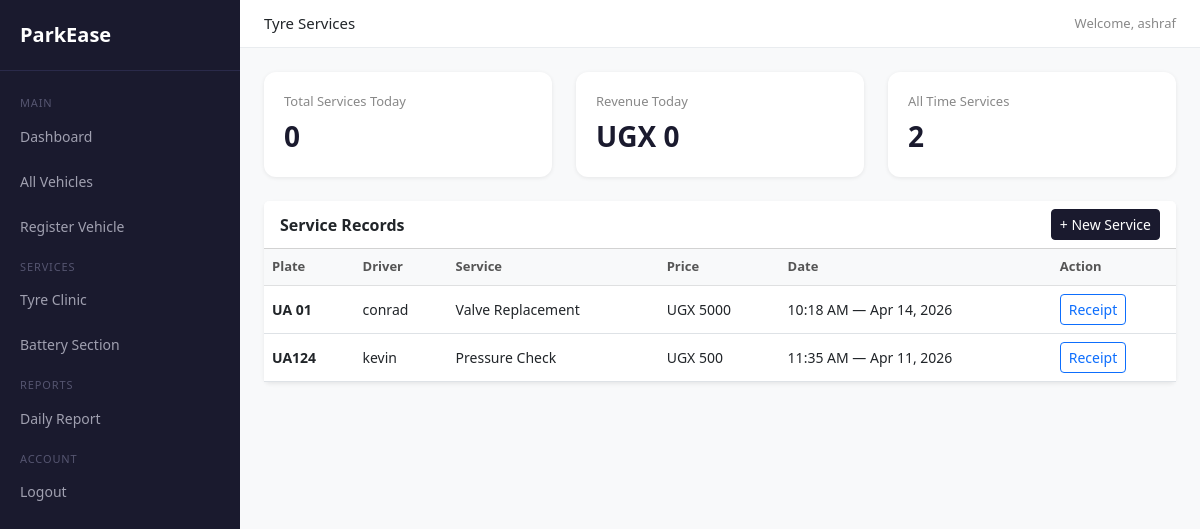
The app's page /tyre/ (signed in) with its own data.
### tyre/models.py (models this page shows, shortened)
class TyreService(models.Model):
    SERVICE_TYPES = [
        ('pressure',        'Pressure Check'),
        ('puncture',        'Puncture Fixing'),
        ('valve',           'Valve Replacement'),
        ('tyre_13',         'Tyre Size 13'),
        ('tyre_14',         'Tyre Size 14'),
        ('tyre_15',         'Tyre Size 15'),
        ('tyre_16',         'Tyre Size 16'),
    ]
    plate        = models.CharField(max_length=10)
    driver_name  = models.CharField(max_length=200)
    service_type = models.CharField(max_length=20, choices=SERVICE_TYPES)
    price        = models.IntegerField(default=0)
    date         = models.DateTimeField(default=timezone.now)
    notes        = models.TextField(blank=True)

### tyre/views.py (the view)
# urls.py: path('tyre/', views.tyre_list, name='tyre_list'),
@login_required
def tyre_list(request):
    services       = TyreService.objects.all().order_by('-date')
    today          = timezone.now().date()
    today_services = TyreService.objects.filter(date__date=today)
    total_revenue  = sum(s.price for s in today_services)
    context = {
        'services':       services,
        'total_services': today_services.count(),
        'total_revenue':  total_revenue,
        'all_services':   services.count(),
    }
    return render(request, 'tyre/tyre_list.html', context)

### tyre/templates/tyre/tyre_list.html (shortened to what this page needs)
{% extends 'parking/base.html' %}
{% load static %}
{% block page_heading %}Tyre Services{% endblock %}
{% block content %}
<div class="row g-4 mb-4">
    <div class="col-md-4">
        <div class="stat-card">
            <div class="stat-label">Total Services Today</div>
            <div class="stat-value">{{ total_services }}</div>
        </div>
    </div>
    <div class="col-md-4">
        <div class="stat-card">
            <div class="stat-label">Revenue Today</div>
            <div class="stat-value">UGX {{ total_revenue }}</div>
        </div>
    </div>
    <div class="col-md-4">
        <div class="stat-card">
            <div class="stat-label">All Time Services</div>
            <div class="stat-value">{{ all_services }}</div>
        </div>
    </div>
</div>
<div class="card border-0 shadow-sm">
    <div class="card-header bg-white d-flex justify-content-between align-items-center">
        <span class="fw-bold">Service Records</span>
        <a href="{% url 'tyre_form' %}" class="btn btn-primary btn-sm">+ New Service</a>
    </div>
    <div class="card-body p-0">
        <table class="table table-hover mb-0">
            <thead class="table-light">
                <tr>
                    <th>Plate</th>
                    <th>Driver</th>
                    <th>Service</th>
                    <th>Price</th>
                    <th>Date</th>
                    <th>Action</th>
                </tr>
            </thead>
            <tbody>
                {% for service in services %}
                <tr>
                    <td><strong>{{ service.plate }}</strong></td>
                    <td>{{ service.driver_name }}</td>
                    <td>{{ service.get_service_type_display }}</td>
                    <td>UGX {{ service.price }}</td>
                    <td>{{ service.date|date:"h:i A — M d, Y" }}</td>
                    <td>
                        <a href="{% url 'tyre_receipt' service.pk %}" class="btn btn-sm btn-outline-primary">Receipt</a>
                    </td>
                </tr>
                {% empty %}
                <tr>
                    <td colspan="6" class="text-center text-muted py-4">No services recorded yet.</td>
                </tr>
                {% endfor %}
            </tbody>
        </table>
    </div>
</div>
{% endblock %}

### parking/templates/parking/base.html (shortened to what this page needs)
<!doctype html>
<html>
  <head>
    <link
      href="https://cdn.jsdelivr.net/npm/bootstrap@5.3.0/dist/css/bootstrap.min.css"
      rel="stylesheet"
    />
    {% load static %}
    <link rel="stylesheet" href="{% static 'parking/style.css' %}" />
  </head>
  <body>
    <div class="d-flex">
      <div class="sidebar p-0">
        <div class="brand">ParkEase</div>
        <div class="section-label">Main</div>
        <a href="/dashboard/">Dashboard</a>
        <a href="/vehicles/">All Vehicles</a>
        <a href="/register/">Register Vehicle</a>
        <div class="section-label">Services</div>
        <a href="/tyre/">Tyre Clinic</a>
        <a href="/battery/">Battery Section</a>
        <div class="section-label">Reports</div>
        <a href="/report/">Daily Report</a>
        <div class="section-label">Account</div>
        <a href="/logout/">Logout</a>
      </div>
      <div class="main-content">
        <div class="top-bar">
          <span style="font-size: 15px; font-weight: 500"
            >{% block page_heading %}{% endblock %}</span
          >
          <span style="font-size: 13px; color: #888"
            >Welcome, {{ request.user.username }}</span
          >
        </div>
        <div class="p-4">{% block content %} {% endblock %}</div>
      </div>
    </div>
  </body>
</html>

### parking/static/parking/style.css (style rules this page uses)
.sidebar { min-height: 100vh; background: #1a1a2e; width: 240px; flex-shrink: 0; }
.sidebar a { color: #a0a0b0; text-decoration: none; display: block; padding: 10px 20px; border-radius: 8px; margin-bottom: 4px; font-size: 14px; }
.sidebar .brand { color: #fff; font-size: 20px; font-weight: 700; padding: 20px; border-bottom: 1px solid #2a2a4a; margin-bottom: 16px; }
.sidebar .section-label { color: #555570; font-size: 11px; text-transform: uppercase; letter-spacing: .08em; padding: 8px 20px 4px; }
.main-content { background: #f8f9fa; min-height: 100vh; flex-grow: 1; }
.top-bar { background: #fff; border-bottom: 1px solid #e9ecef; padding: 12px 24px; display: flex; justify-content: space-between; align-items: center; }
.stat-card { background: #fff; border-radius: 12px; padding: 20px; border: none; box-shadow: 0 1px 4px rgba(0,0,0,0.08); }
.stat-card .stat-label { font-size: 13px; color: #888; margin-bottom: 4px; }
.stat-card .stat-value { font-size: 28px; font-weight: 600; color: #1a1a2e; }
.table th { font-size: 13px; font-weight: 600; color: #555; }
.table td { font-size: 14px; vertical-align: middle; }
.btn-primary { background: #1a1a2e; border-color: #1a1a2e; }

### records on screen
TyreService: plate "UA 01", driver_name "conrad", service_type "Valve Replacement", price "5000", date "10:18 AM — Apr 14, 2026"
TyreService: plate "UA124", driver_name "kevin", service_type "Pressure Check", price "500", date "11:35 AM — Apr 11, 2026"

### other values on screen
{{ request.user.username }} "ashraf"
{{ total_services }} "0"
{{ total_revenue }} "0"
{{ all_services }} "2"
